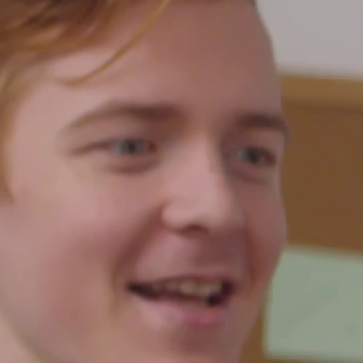
#> input picture face/image/A/ddp-3.png, 363 x 363 px
$ python traitement.py
#> lines starting #> are read from the running program, lines starting #| are printed output that depends on the picture
import cv2
import numpy as np


def clean_up(image, deg):
#> called with image = 'image/A/ddp-3.png', deg = 3
    cv2.namedWindow('Original')
    cv2.namedWindow('Rotate')
    img = cv2.imread(image)
#> img is the input picture: shape (363, 363, 3); mean B, G, R 97.2, 109.3, 144.7

    if img is None:
        print("Erreur de chargement de l'image. Vérifiez le chemin et l'intégrité du fichier.")
        return

    print(img)
#> (printed output is left out)

    height, width = img.shape[:2]
#> height = 363; width = 363
    (cX, cY) = (width // 2, height // 2)
#> cX = 181; cY = 181
    gray = cv2.cvtColor(img, cv2.COLOR_BGR2GRAY)
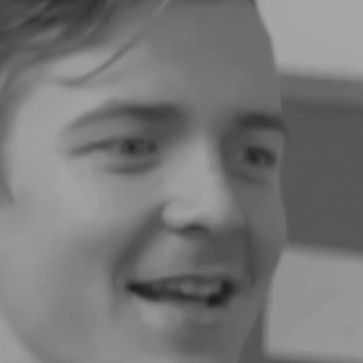
#> gray: shape (363, 363); min 28, max 167, mean 118.5

    for i in range(height):
        for j in range(width):
            if np.random.randint(2) == 0:
                gray[i, j] = min(gray[i, j] + np.random.randint(0, 1), 255)
            else:
                gray[i, j] = max(gray[i, j] - np.random.randint(0, 1), 0)

    M = cv2.getRotationMatrix2D((cX, cY), 45, 1.0)
    rotated = cv2.warpAffine(gray, M, (width, height))
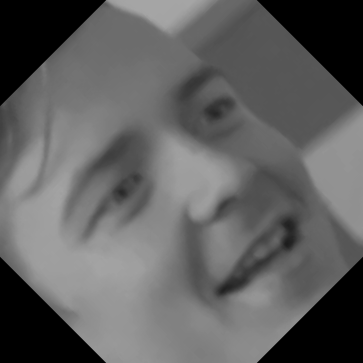
#> rotated: shape (363, 363); min 0, max 166, mean 95.9

    cv2.imshow('Original', img)
    cv2.imshow('Rotate', rotated)

    while True:
        if cv2.waitKey(1) & 0xFF == ord('q'):
#> (key q is pressed here)
            break

    cv2.destroyAllWindows()


clean_up('image/A/ddp-3.png', 3)

$ run again, with face/image/A/ddp-10.png copied over face/image/A/ddp-3.png
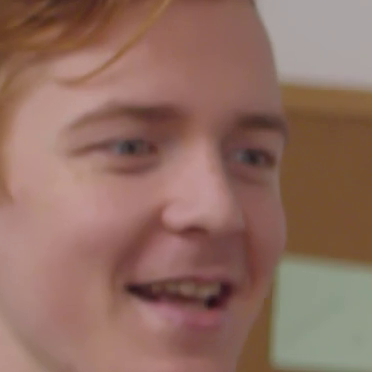
#> input picture face/image/A/ddp-10.png, 372 x 372 px
#> in clean_up, img is the input picture: shape (372, 372, 3); mean B, G, R 97.3, 109.7, 144.6
#> (printed output is left out)
#> in clean_up, `gray = cv2.cvtColor(img, cv2.COLOR_BGR2GRAY)`:
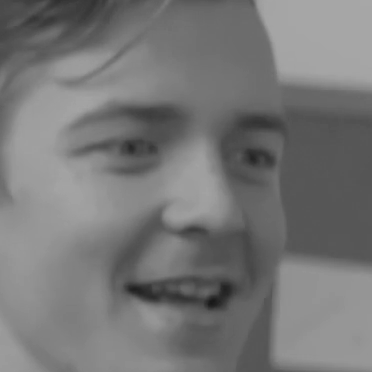
#> gray: shape (372, 372); min 24, max 167, mean 118.7
#> in clean_up, `rotated = cv2.warpAffine(gray, M, (width, height))`:
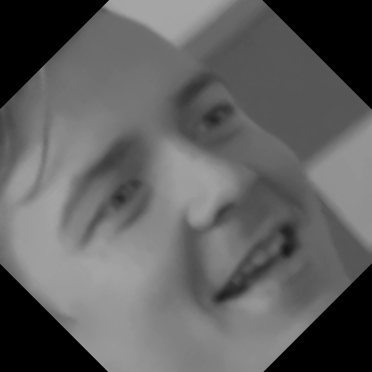
#> rotated: shape (372, 372); min 0, max 166, mean 95.9

$ run again, with face/image/A/ddp-101.png copied over face/image/A/ddp-3.png
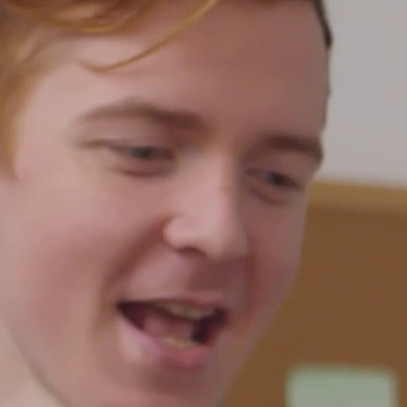
#> input picture face/image/A/ddp-101.png, 407 x 407 px
#> in clean_up, img is the input picture: shape (407, 407, 3); mean B, G, R 98.4, 110.7, 147.6
#> (printed output is left out)
#> in clean_up, `gray = cv2.cvtColor(img, cv2.COLOR_BGR2GRAY)`:
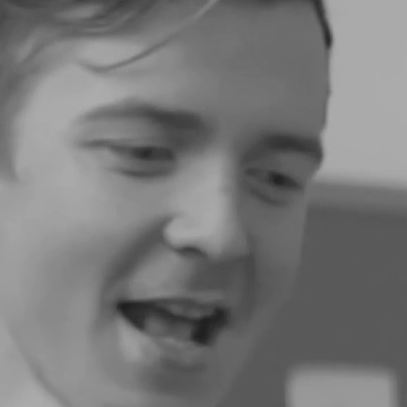
#> gray: shape (407, 407); min 30, max 172, mean 120.3
#> in clean_up, `rotated = cv2.warpAffine(gray, M, (width, height))`:
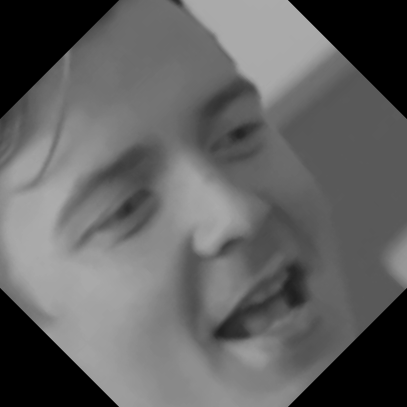
#> rotated: shape (407, 407); min 0, max 172, mean 97.6
